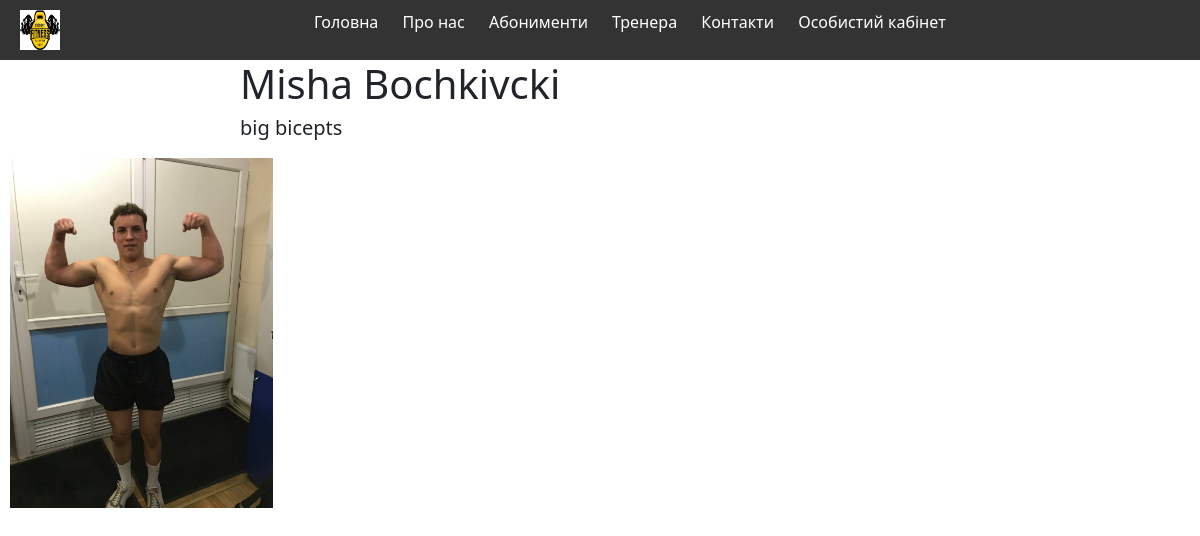
Page /coach/Misha/ on the earlier database version.
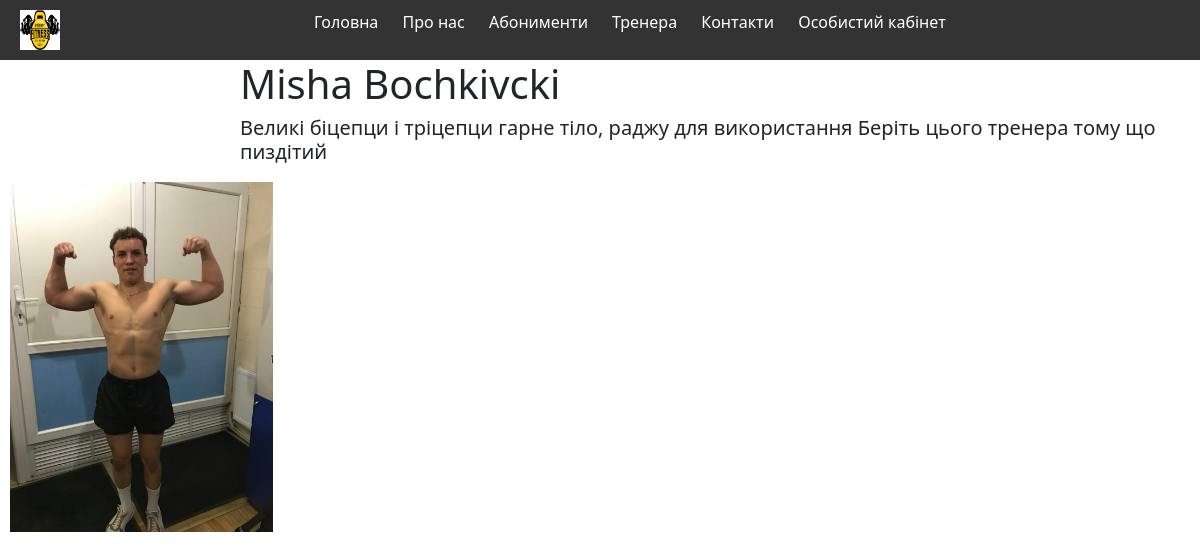
Same page on the later database version.
### store/models.py (models this page shows, shortened)
class Coach(models.Model):
    user = models.OneToOneField(User, on_delete=models.CASCADE)
    descriptions = models.TextField()
    image = models.ImageField(upload_to=None)
    price_per_training = models.CharField(max_length=10)
    slug = models.SlugField(unique=True, max_length=50)
    class Meta:
        verbose_name = 'Тренер'
        verbose_name_plural = 'Тренери'

class User(AbstractUser):
    email = models.EmailField(_("email address"), unique=True)
    USERNAME_FIELD = 'email'
    REQUIRED_FIELDS = ['username']

### store/views.py (the view)
# urls.py: path('coach/<slug:coach_slug>/', CoachDetail.as_view(), name='coach_detail'),
class CoachDetail(DetailView):
    model = Coach
    template_name = 'coach/coach_detail.html'
    slug_field = 'slug'
    slug_url_kwarg = 'coach_slug'
    context_object_name = 'coach'

### templates/coach/coach_detail.html
{% extends 'base.html' %}
{% block content %}
    <div class="coach-detail-container">
        <h1 class="name-surname-coach">{{ coach.user.first_name }} {{ coach.user.last_name }}</h1>
        <h5>{{ coach.descriptions }}</h5>
    </div>
    <div class="coach-image-container">
        <a href="#">
            <img src="{{ coach.image.url }}" alt="coach" class="coach-image">
        </a>
    </div>
{% endblock %}

Differences in the rows shown:
changed Coach "Misha": descriptions "big bicepts" → "Великі біцепци і тріцепци гарне тіло, раджу для використання Беріть цього тренера тому що пиздітий"
